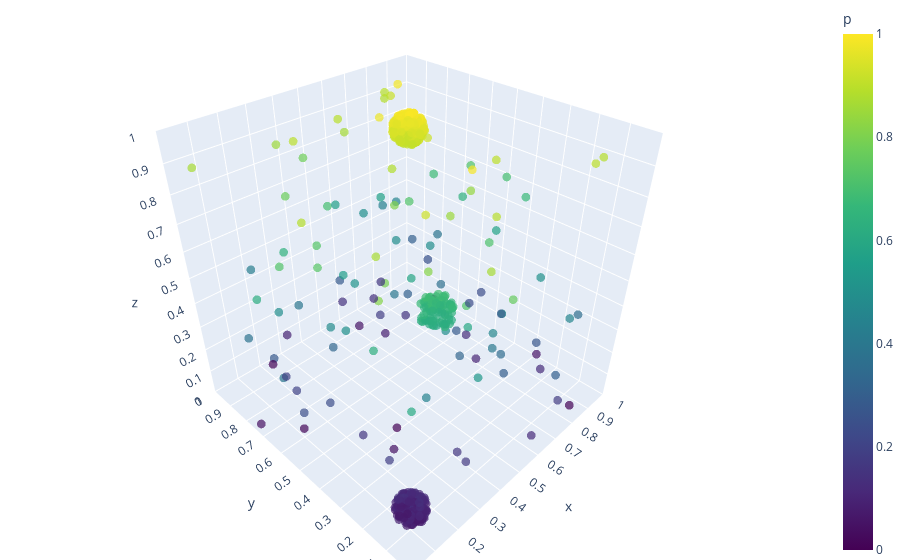

The notebook cell saved with this chart:
### Code cell
import plotly.express as px
# df = px.data.iris()
fig = px.scatter_3d(df, x='x', y='y', z='z', color='p', 
                    color_continuous_scale='Viridis', range_color=[0, 1],  opacity=0.7)

# tight layout
fig.update_layout(margin=dict(l=0, r=0, b=0, t=0))
fig.update_scenes(xaxis=dict(range=[0, 1]), yaxis=dict(range=[0, 1]), zaxis=dict(range=[0, 1]))
fig.update_layout(scene=dict(xaxis=dict(tickmode='linear', tick0=0, dtick=0.1),
                             yaxis=dict(tickmode='linear', tick0=0, dtick=0.1),
                             zaxis=dict(tickmode='linear', tick0=0, dtick=0.1)))

fig.update_layout(scene=dict(xaxis=dict(range=[1, 0], zeroline=False),
                             yaxis=dict(range=[1, 0], zeroline=False),
                             zaxis=dict(range=[0, 1], zeroline=False)))

fig.update_traces(marker=dict(size=3))

# Show the plot

### Figure 1 — Plotly figure (JSON) as saved in the notebook; plotly's stock layout.template omitted (floating-point values rounded to 4 significant figures; data arrays with more than 128 entries replaced by an {"elided": "..."} marker saying what was removed)
{"data": [{"hovertemplate": "x=%{x}<br>y=%{y}<br>z=%{z}<br>p=%{marker.color}<extra></extra>", "legendgroup": "", "marker": {"color": {"elided": "1000 float values"}, "coloraxis": "coloraxis", "opacity": 0.7, "size": 3, "symbol": "circle"}, "mode": "markers", "name": "", "scene": "scene", "showlegend": false, "type": "scatter3d", "x": {"elided": "1000 float values"}, "y": {"elided": "1000 float values"}, "z": {"elided": "1000 float values"}}], "layout": {"coloraxis": {"cmax": 1, "cmin": 0, "colorbar": {"title": {"text": "p"}}, "colorscale": [[0, "#440154"], [0.1111, "#482878"], [0.2222, "#3e4989"], [0.3333, "#31688e"], [0.4444, "#26828e"], [0.5556, "#1f9e89"], [0.6667, "#35b779"], [0.7778, "#6ece58"], [0.8889, "#b5de2b"], [1, "#fde725"]]}, "legend": {"tracegroupgap": 0}, "margin": {"b": 0, "l": 0, "r": 0, "t": 0}, "scene": {"domain": {"x": [0, 1], "y": [0, 1]}, "xaxis": {"dtick": 0.1, "range": [1, 0], "tick0": 0, "tickmode": "linear", "title": {"text": "x"}, "zeroline": false}, "yaxis": {"dtick": 0.1, "range": [1, 0], "tick0": 0, "tickmode": "linear", "title": {"text": "y"}, "zeroline": false}, "zaxis": {"dtick": 0.1, "range": [0, 1], "tick0": 0, "tickmode": "linear", "title": {"text": "z"}, "zeroline": false}}}}
